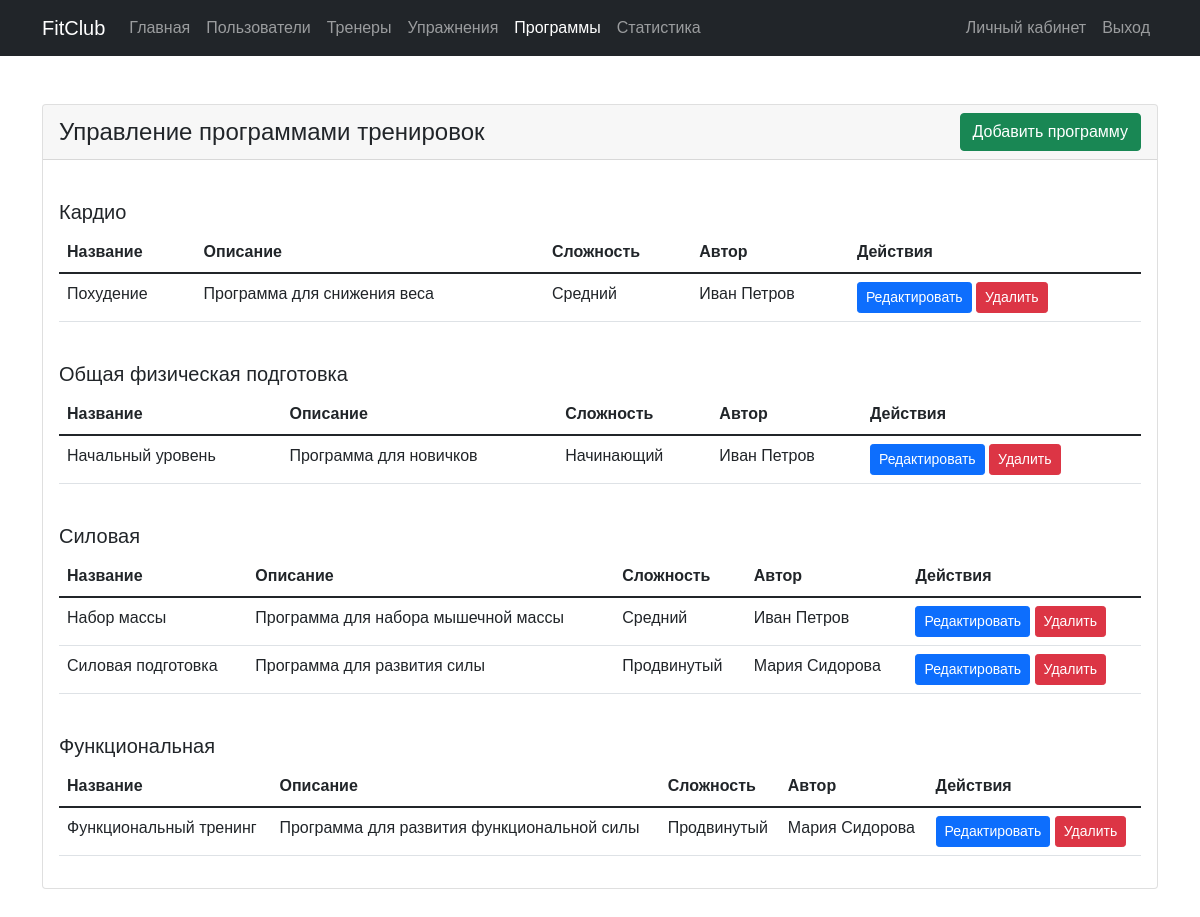
The page /admin/manage_programs.php (signed in) on the database its author committed.
### tables this page shows
CREATE TABLE workout_programs (
    id INT AUTO_INCREMENT PRIMARY KEY,
    name VARCHAR(255) NOT NULL,
    description TEXT,
    type VARCHAR(100),
    difficulty_level ENUM('easy', 'normal', 'hard') DEFAULT 'normal',
    created_by INT NOT NULL,
    created_at TIMESTAMP DEFAULT CURRENT_TIMESTAMP,
    updated_at TIMESTAMP DEFAULT CURRENT_TIMESTAMP ON UPDATE CURRENT_TIMESTAMP,
    FOREIGN KEY (created_by) REFERENCES users(id) ON DELETE CASCADE
);

CREATE TABLE users (
    id INT AUTO_INCREMENT PRIMARY KEY,
    email VARCHAR(255) UNIQUE NOT NULL,
    password VARCHAR(255) NOT NULL,
    role ENUM('client', 'trainer', 'admin') DEFAULT 'client',
    phone VARCHAR(255) NULL,
    name VARCHAR(255) NULL,
    age INT NULL,
    height INT NULL,
    weight DECIMAL(5,2) NULL,
    created_at TIMESTAMP DEFAULT CURRENT_TIMESTAMP,
    updated_at TIMESTAMP DEFAULT CURRENT_TIMESTAMP ON UPDATE CURRENT_TIMESTAMP
);

### admin/manage_programs.php (the view, shortened to what this page needs)
<?php
require_once '../config/db.php';
$sql = "SELECT wp.*, u.name as trainer_name
        FROM workout_programs wp
        LEFT JOIN users u ON wp.created_by = u.id
        ORDER BY wp.type, wp.difficulty_level, wp.name";
$programs = $conn->query($sql)->fetch_all(MYSQLI_ASSOC);
$grouped_programs = [];
foreach ($programs as $program) {
    $grouped_programs[$program['type']][] = $program;
}
?>
<!DOCTYPE html>
<html lang="ru">
<head>
    <link href="https://cdn.jsdelivr.net/npm/bootstrap@5.1.3/dist/css/bootstrap.min.css" rel="stylesheet">
    <link rel="stylesheet" href="../css/style.css">
</head>
<body>
    <nav class="navbar navbar-expand-lg navbar-dark bg-dark">
        <div class="container">
            <a class="navbar-brand" href="../index.php">FitClub</a>
            <div class="collapse navbar-collapse" id="navbarNav">
                <ul class="navbar-nav me-auto">
                    <li class="nav-item">
                        <a class="nav-link" href="../index.php">Главная</a>
                    </li>
                    <li class="nav-item">
                        <a class="nav-link" href="manage_users.php">Пользователи</a>
                    </li>
                    <li class="nav-item">
                        <a class="nav-link" href="trainers.php">Тренеры</a>
                    </li>
                    <li class="nav-item">
                        <a class="nav-link" href="manage_exercises.php">Упражнения</a>
                    </li>
                    <li class="nav-item">
                        <a class="nav-link active" href="manage_programs.php">Программы</a>
                    </li>
                    <li class="nav-item">
                        <a class="nav-link" href="system_stats.php">Статистика</a>
                    </li>
                </ul>
                <ul class="navbar-nav">
                    <li class="nav-item">
                        <a class="nav-link" href="../profile.php">Личный кабинет</a>
                    </li>
                    <li class="nav-item">
                        <a class="nav-link" href="../logout.php">Выход</a>
                    </li>
                </ul>
            </div>
        </div>
    </nav>
    <div class="container py-5">
        <div class="card">
            <div class="card-header d-flex justify-content-between align-items-center">
                <h4 class="mb-0">Управление программами тренировок</h4>
                <button class="btn btn-success" data-bs-toggle="modal" data-bs-target="#programModal">
                    Добавить программу
                </button>
            </div>
            <div class="card-body">
                <?php foreach($grouped_programs as $type => $programs): ?>
                    <h5 class="mt-4"><?php echo htmlspecialchars($type); ?></h5>
                    <div class="table-responsive">
                        <table class="table table-hover">
                            <thead>
                                <tr>
                                    <th>Название</th>
                                    <th>Описание</th>
                                    <th>Сложность</th>
                                    <th>Автор</th>
                                    <th>Действия</th>
                                </tr>
                            </thead>
                            <tbody>
                                <?php foreach($programs as $program): ?>
                                    <tr>
                                        <td><?php echo htmlspecialchars($program['name']); ?></td>
                                        <td><?php echo htmlspecialchars($program['description']); ?></td>
                                        <td>
                                            <?php
                                                $difficulty_levels = [
                                                    'easy' => 'Начинающий',
                                                    'normal' => 'Средний',
                                                    'hard' => 'Продвинутый'
                                                ];
                                                echo htmlspecialchars($difficulty_levels[$program['difficulty_level']] ?? $program['difficulty_level']);
                                            ?>
                                        </td>
                                        <td><?php echo htmlspecialchars($program['trainer_name'] ?? 'Не указан'); ?></td>
                                        <td>
                                            <button class="btn btn-sm btn-primary"
                                                    onclick="editProgram(<?php echo htmlspecialchars(json_encode($program)); ?>)">
                                                Редактировать
                                            </button>
                                            <form method="POST" style="display: inline;">
                                                <button type="submit" name="delete_program" class="btn btn-sm btn-danger"
                                                        onclick="return confirm('Вы действительно хотите удалить эту программу?')">
                                                    Удалить
                                                </button>
                                            </form>
                                        </td>
                                    </tr>
                                <?php endforeach; ?>
                            </tbody>
                        </table>
                    </div>
                <?php endforeach; ?>
            </div>
        </div>
    </div>
</body>
</html>

### css/style.css (style rules this page uses)
body { font-family: 'Arial', sans-serif; }
.card { transition: transform 0.3s; }

### rows shown on the page
workout_programs: name "Похудение", description "Программа для снижения веса", difficulty_level "Средний", created_by.name "Иван Петров"
workout_programs: name "Начальный уровень", description "Программа для новичков", difficulty_level "Начинающий", created_by.name "Иван Петров"
workout_programs: name "Набор массы", description "Программа для набора мышечной массы", difficulty_level "Средний", created_by.name "Иван Петров"
workout_programs: name "Силовая подготовка", description "Программа для развития силы", difficulty_level "Продвинутый", created_by.name "Мария Сидорова"
workout_programs: name "Функциональный тренинг", description "Программа для развития функциональной силы", difficulty_level "Продвинутый", created_by.name "Мария Сидорова"

### other values the page prints
$type "Кардио"
$type "Общая физическая подготовка"
$type "Силовая"
$type "Функциональная"
